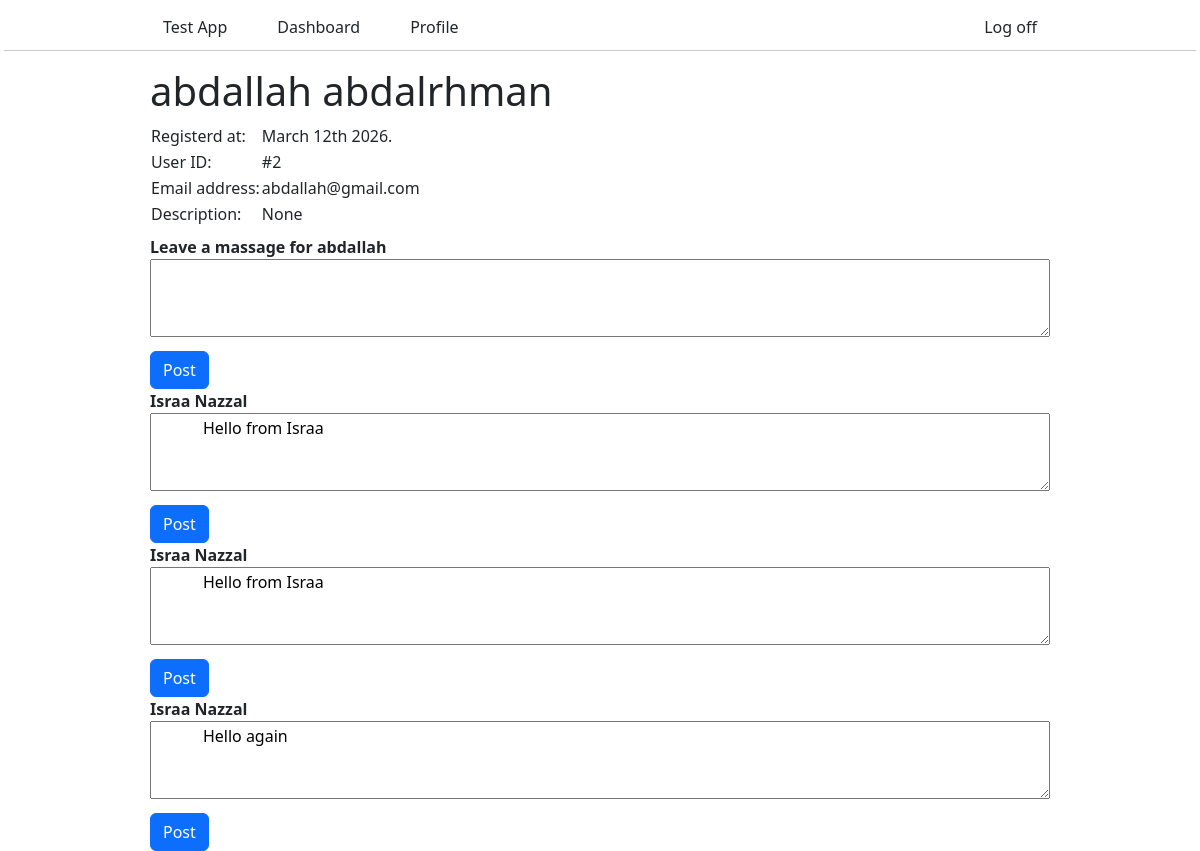
Screenshot of /users/show/2 (signed in) with the database file from the repository.
### user_dashboard_app/models.py (models this page shows, shortened)
class User(models.Model):
    first_name = models.CharField(max_length=35)
    last_name = models.CharField(max_length=35)
    email = models.EmailField(unique=True)
    password = models.CharField(max_length=255)
    description = models.TextField(null=True)
    user_level = models.IntegerField()
    created_at = models.DateTimeField(auto_now_add=True)
    updated_at = models.DateTimeField(auto_now=True)
    objects = UserValidator()

class Massage(models.Model):
    content = models.TextField()
    massage_for_user = models.ForeignKey(User, related_name="massages_for", on_delete = models.CASCADE)
    massage_from_user = models.ForeignKey(User, related_name="massages_from", on_delete = models.CASCADE)
    created_at = models.DateTimeField(auto_now_add=True)
    updated_at = models.DateTimeField(auto_now=True)
    objects = MassageValidator()

### user_dashboard_app/views.py (the view)
# urls.py: path('users/show/<int:id>', views.profile),
def profile(request, id):
    if 'user_id' not in request.session:
        return redirect('/register')
    user = User.objects.get(id = id)
    if not user:
        return redirect('/register')
    context = {
        'first_name': user.first_name,
        'last_name': user.last_name,
        'user_id' : user.id,
        'created_at' : strftime("%B %dth %Y.", user.created_at.timetuple()),
        'email' : user.email,
        'description' : user.description,
        'massages' : user.massages_for.all()
    }
    return render(request, "profile.html", context = context)

### user_dashboard_app/templates/profile.html (shortened to what this page needs)
<!doctype html>
<html lang="en">
  <head>
    <link
      href="https://cdn.jsdelivr.net/npm/bootstrap@5.3.8/dist/css/bootstrap.min.css"
      rel="stylesheet"
    />
  </head>
  <body>
    <header class="align-items-center m-auto mt-2 w-75">
      <div class="d-flex justify-content-between align-items-center">
        <div class="d-flex gap-4">
          <button class="btn" onclick="home()">Test App</button>
          <button class="btn" onclick="dashboard()">Dashboard</button>
          <button class="btn" onclick="profile()">Profile</button>
        </div>
        <button class="btn" onclick="logout()">Log off</button>
      </div>
    </header>
    <hr class="m-1" />
    <main class="m-auto mt-2 w-75">
      <h1 class="mt-3 mb-2">{{first_name}} {{last_name}}</h1>
      <table class="mb-2 mt-2">
        <tr>
          <td>Registerd at:</td>
          <td>{{created_at}}</td>
        </tr>
        <tr>
          <td>User ID:</td>
          <td>#{{user_id}}</td>
        </tr>
        <tr>
          <td>Email address:</td>
          <td>{{email}}</td>
        </tr>
        <tr>
          <td>Description:</td>
          <td>{{description}}</td>
        </tr>
      </table>
      <div>
        <form action="/massage/{{user_id}}" method="post">
          <label for="content">
            <strong>Leave a massage for {{first_name}}</strong>
          </label>
          <textarea
            name="content"
            id="content"
            rows="3"
            class="w-100"
          ></textarea>
          <input type="submit" value="Post" class="btn btn-primary mt-2" />
        </form>
      </div>
      {% for massage in massages %}
      <div>
        <form action="/massage/{{user_id}}" method="post">
          <label for="content">
            <strong
              >{{massage.massage_from_user.first_name}}
              {{massage.massage_from_user.last_name}}</strong
            >
          </label>
          <textarea name="content" id="content" rows="3" class="w-100" readonly>
            {{massage.content}}
          </textarea>
          <input type="submit" value="Post" class="btn btn-primary mt-2" />
        </form>
      </div>
      {% endfor %}
    </main>
  </body>
</html>

### rows the page displays
User: first_name "abdallah", last_name "abdalrhman", email "abdallah@gmail.com"
Massage: massage_from_user.first_name "Israa", massage_from_user.last_name "Nazzal", content "Hello from Israa"
Massage: massage_from_user.first_name "Israa", massage_from_user.last_name "Nazzal", content "Hello from Israa"
Massage: massage_from_user.first_name "Israa", massage_from_user.last_name "Nazzal", content "Hello again"

### other values shown
{{ created_at }} "March 12th 2026."
{{ user_id }} "2"
{{ description }} "None"
